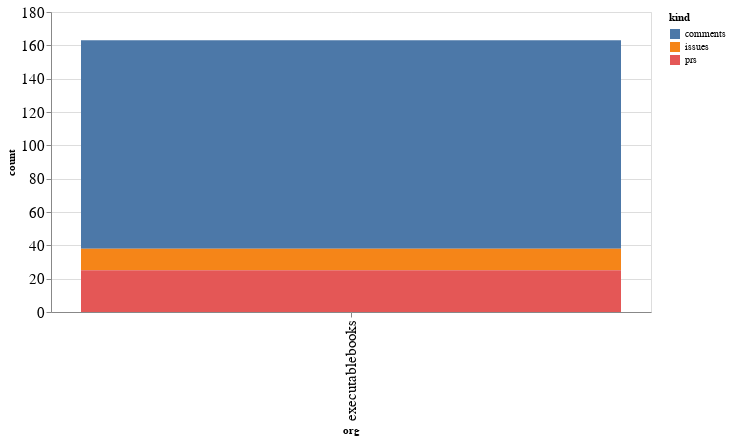

This figure's notebook cell:
### Code cell
alt.Chart(org_summaries, width=600).mark_bar().encode(
    x='org',
    y='count',
    color='kind',
    tooltip="org"
)

### Figure 1 — Vega-Lite specification as saved in the notebook (floating-point values rounded to 4 significant figures)
{"config": {"axisLeft": {"labelFontSize": 15}, "axisBottom": {"labelFontSize": 15}}, "data": {"name": "data-46c7d4f3e8a99e212b1a744d50375ab9"}, "mark": "bar", "encoding": {"color": {"type": "nominal", "field": "kind"}, "tooltip": {"type": "nominal", "field": "org"}, "x": {"type": "nominal", "field": "org"}, "y": {"type": "quantitative", "field": "count"}}, "width": 600, "$schema": "https://vega.github.io/schema/vega-lite/v4.8.1.json", "datasets": {"data-46c7d4f3e8a99e212b1a744d50375ab9": [{"org": "executablebooks", "kind": "comments", "count": 125}, {"org": "executablebooks", "kind": "issues", "count": 13}, {"org": "executablebooks", "kind": "prs", "count": 25}]}}
